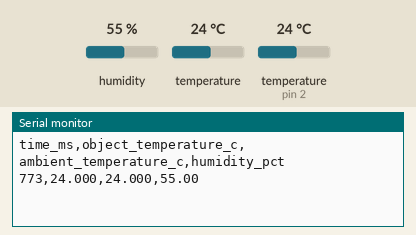
The sketch below on a simulated Arduino Uno, built with avr-gcc and run on an emulated ATmega328P. Shown: the last lines printed to the serial monitor. Wiring (from diagram.json): DS18B20 sensor: data pin 2. Wiring (inferred from the names in the program): BME280 sensor at I2C address 0x76. The inputs (shaded band) are chosen by the test bench; at power-on: humidity 55 %, temperature (sensor on pin 2) 24 °C, temperature 24 °C.

Above: at 1.5 s.
1.6 s: humidity set to 22 %
At 2.3 s:
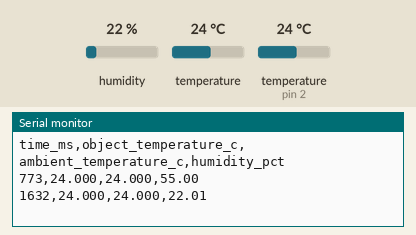
3.1 s: temperature (sensor on pin 2) set to 12 °C
At 3.8 s:
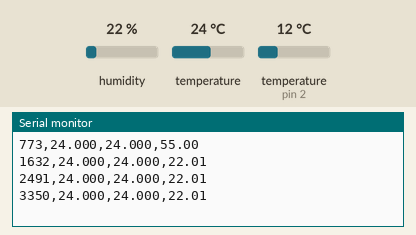
4.6 s: temperature (sensor 0) set to 12 °C
At 5.8 s:
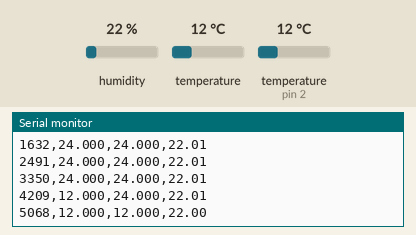
6.1 s: temperature (sensor on pin 2) set to 19 °C
At 7.4 s:
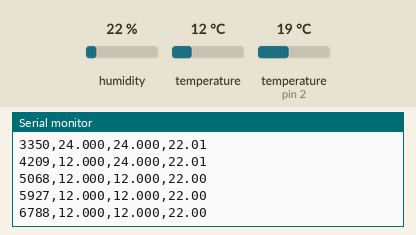
7.6 s: humidity set to 40 %
At 8.2 s:
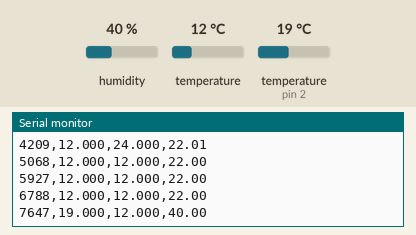
Timing chart, 0 to 10.1 s (numbered marks = the images above; inputs shaded):
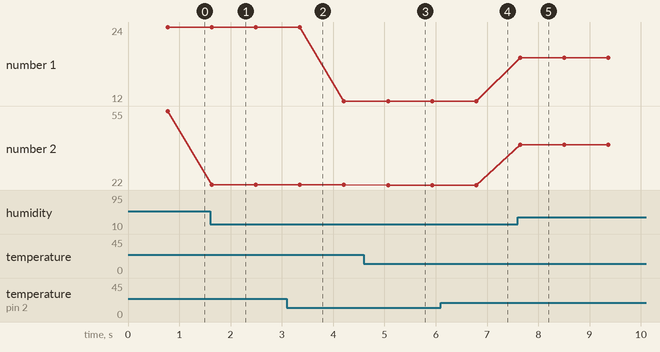

Measured:
- after the input at 1.6 s, the serial monitor: prints a new line at once (image 1)
- after the input at 4.6 s, the serial monitor: prints a new line after 0.47 s (image 3)
- after the input at 7.6 s, the serial monitor: prints a new line after 0.05 s (image 5)
- plotted number 1: 24 → 12 after the input at 3.1 s
- plotted number 2: 55 → 22.01 after the input at 1.6 s, 22.01 → 22 after the input at 4.6 s, 22 → 40 after the input at 7.6 s

The sketch:

ph14-insulation-performance.ino
```cpp
// @pin D2=D2
// @pin A4=A4
// @pin A5=A5
#include <Wire.h>
// 단열재 성능 비교
// @baud 9600
// @tunable samplingIntervalMs
unsigned long samplingIntervalMs = 100;

const byte ONE_WIRE_PIN=2;
// 1-Wire는 마이크로초 단위 타이밍으로 비트를 주고받습니다. 그 사이 시리얼 출력
// 인터럽트가 끼어들면 펄스가 늘어나 온도가 -0.06처럼 엉뚱하게 읽히므로 잠시 막습니다.
bool owReset() {
  pinMode(ONE_WIRE_PIN,OUTPUT);
  digitalWrite(ONE_WIRE_PIN,LOW);
  delayMicroseconds(480);
  noInterrupts();
  pinMode(ONE_WIRE_PIN,INPUT_PULLUP);
  delayMicroseconds(70);
  bool present=!digitalRead(ONE_WIRE_PIN);
  interrupts();
  delayMicroseconds(410);
  return present;
}
void owWriteBit(bool bitValue) {
  noInterrupts();
  pinMode(ONE_WIRE_PIN,OUTPUT);
  digitalWrite(ONE_WIRE_PIN,LOW);
  if(bitValue) {
    delayMicroseconds(6);
    pinMode(ONE_WIRE_PIN,INPUT_PULLUP);
    interrupts();
    delayMicroseconds(64);
  }
  else {
    delayMicroseconds(60);
    pinMode(ONE_WIRE_PIN,INPUT_PULLUP);
    interrupts();
    delayMicroseconds(10);
  }
}
bool owReadBit() {
  noInterrupts();
  pinMode(ONE_WIRE_PIN,OUTPUT);
  digitalWrite(ONE_WIRE_PIN,LOW);
  delayMicroseconds(3);
  pinMode(ONE_WIRE_PIN,INPUT_PULLUP);
  delayMicroseconds(10);
  bool bitValue=digitalRead(ONE_WIRE_PIN);
  interrupts();
  delayMicroseconds(53);
  return bitValue;
}
void owWriteByte(byte value) {
  for(byte i=0;i<8;i++) {
    owWriteBit(value&1);
    value>>=1;
  }
}
byte owReadByte() {
  byte value=0;
  for(byte i=0;i<8;i++)if(owReadBit())value|=(1<<i);
  return value;
}
void startAllTemperatures() {
  if(owReset()) {
    owWriteByte(0xCC);
    owWriteByte(0x44);
  }
}
float readOnlyTemperatureC() {
  if(!owReset())return NAN;
  owWriteByte(0xCC);
  owWriteByte(0xBE);
  int16_t raw=owReadByte();
  raw|=(int16_t)owReadByte()<<8;
  return raw/16.0;
}
const byte BME=0x76;
uint16_t digT1,digP1;
int16_t digT2,digT3,digP2,digP3,digP4,digP5,digP6,digP7,digP8,digP9;
byte digH1,digH3;
int16_t digH2,digH4,digH5;
int8_t digH6;
int32_t tFine;
byte bmeRead8(byte reg) {
  Wire.beginTransmission(BME);
  Wire.write(reg);
  Wire.endTransmission(false);
  Wire.requestFrom(BME,(byte)1);
  return Wire.read();
}
uint16_t bmeRead16LE(byte reg) {
  uint16_t lo=bmeRead8(reg),hi=bmeRead8(reg+1);
  return lo|(hi<<8);
}
int16_t bmeReadS16LE(byte reg) {
  return (int16_t)bmeRead16LE(reg);
}
uint32_t bmeRead20(byte reg) {
  Wire.beginTransmission(BME);
  Wire.write(reg);
  Wire.endTransmission(false);
  Wire.requestFrom(BME,(byte)3);
  byte msb=Wire.read();
  byte lsb=Wire.read();
  byte xlsb=Wire.read();
  return ((uint32_t)msb<<12)|((uint16_t)lsb<<4)|(xlsb>>4);
}
void bmeWrite8(byte reg,byte value) {
  Wire.beginTransmission(BME);
  Wire.write(reg);
  Wire.write(value);
  Wire.endTransmission();
}
bool bmeBegin() {
  if(bmeRead8(0xD0)!=0x60)return false;
  digT1=bmeRead16LE(0x88);
  digT2=bmeReadS16LE(0x8A);
  digT3=bmeReadS16LE(0x8C);
  digP1=bmeRead16LE(0x8E);
  digP2=bmeReadS16LE(0x90);
  digP3=bmeReadS16LE(0x92);
  digP4=bmeReadS16LE(0x94);
  digP5=bmeReadS16LE(0x96);
  digP6=bmeReadS16LE(0x98);
  digP7=bmeReadS16LE(0x9A);
  digP8=bmeReadS16LE(0x9C);
  digP9=bmeReadS16LE(0x9E);
  digH1=bmeRead8(0xA1);
  digH2=bmeReadS16LE(0xE1);
  digH3=bmeRead8(0xE3);
  byte e4=bmeRead8(0xE4),e5=bmeRead8(0xE5),e6=bmeRead8(0xE6);
  digH4=((int16_t)(int8_t)e4<<4)|(e5&15);
  digH5=((int16_t)(int8_t)e6<<4)|(e5>>4);
  digH6=(int8_t)bmeRead8(0xE7);
  bmeWrite8(0xF2,1);
  bmeWrite8(0xF4,0x27);
  bmeWrite8(0xF5,0xA0);
  return true;
}
float bmeTemperatureC() {
  int32_t adc=bmeRead20(0xFA);
  int32_t v1=((((adc>>3)-((int32_t)digT1<<1)))*digT2)>>11;
  int32_t v2=(((((adc>>4)-digT1)*((adc>>4)-digT1))>>12)*digT3)>>14;
  tFine=v1+v2;
  return ((tFine*5+128)>>8)/100.0;
}
float bmePressureHpa() {
  int64_t v1=(int64_t)tFine-128000,v2=v1*v1*digP6;
  v2+=((v1*digP5)<<17);
  v2+=((int64_t)digP4<<35);
  v1=((v1*v1*digP3)>>8)+((v1*digP2)<<12);
  v1=(((((int64_t)1<<47)+v1))*digP1)>>33;
  if(v1==0)return NAN;
  int64_t p=1048576-bmeRead20(0xF7);
  p=(((p<<31)-v2)*3125)/v1;
  v1=(digP9*(p>>13)*(p>>13))>>25;
  v2=(digP8*p)>>19;
  p=((p+v1+v2)>>8)+((int64_t)digP7<<4);
  return p/25600.0;
}
float bmeHumidity() {
  byte hMsb=bmeRead8(0xFD),hLsb=bmeRead8(0xFE);
  int32_t adc=((uint32_t)hMsb<<8)|hLsb;
  int32_t v=tFine-76800;
  v=(((((adc<<14)-((int32_t)digH4<<20)-((int32_t)digH5*v))+16384)>>15)*
  (((((((v*digH6)>>10)*(((v*digH3)>>11)+32768))>>10)+2097152)*digH2+8192)>>14));
  v-=(((((v>>15)*(v>>15))>>7)*digH1)>>4);
  v=constrain(v,0,419430400);
  return (v>>12)/1024.0;
}
void setup() {
  Serial.begin(9600);
  Wire.begin();
  if(!bmeBegin())Serial.println("# BME280_ERROR");
  Serial.println("time_ms,object_temperature_c,ambient_temperature_c,humidity_pct");
}
void loop() {
  startAllTemperatures();
  delay(750);
  float objectT=readOnlyTemperatureC(),ambientT=bmeTemperatureC();
  Serial.print(millis());
  Serial.print(',');
  Serial.print(objectT,3);
  Serial.print(',');
  Serial.print(ambientT,3);
  Serial.print(',');
  Serial.println(bmeHumidity(),2);
  delay(samplingIntervalMs);
}
```
